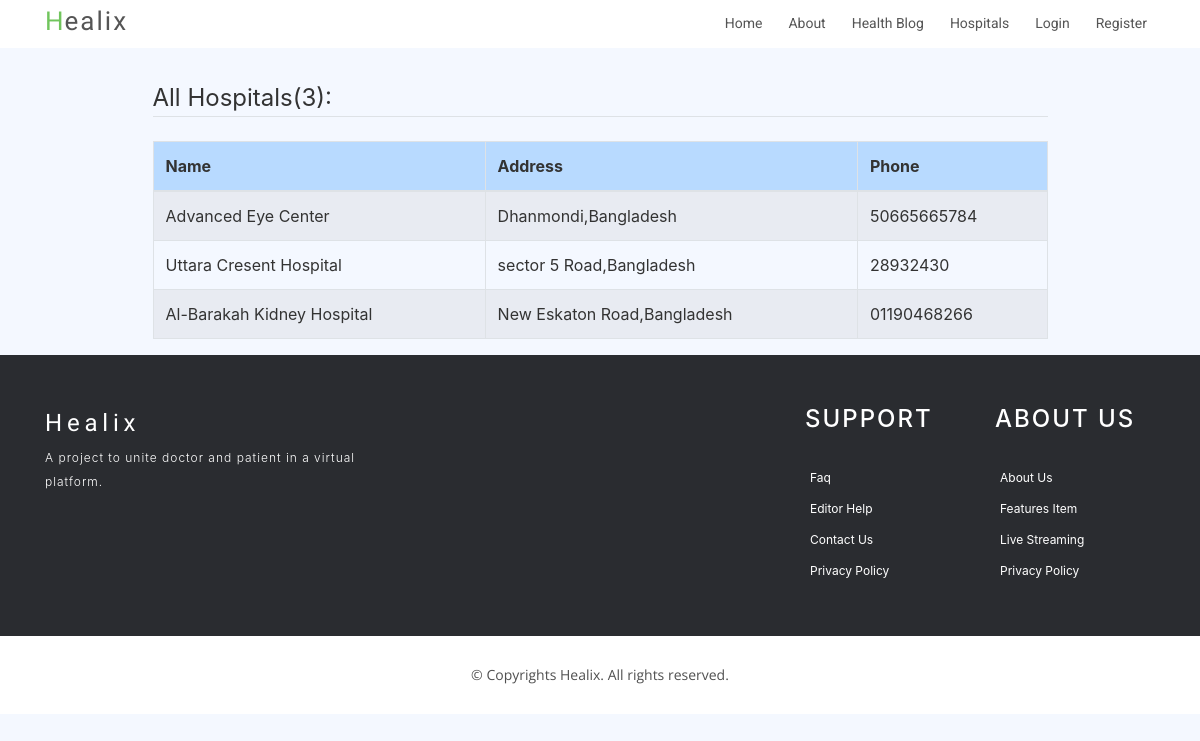
The app's page /hospitals/ with its own data.
### service/models.py (models this page shows, shortened)
class Hospital(models.Model):
    name = models.CharField(max_length=160)
    phone = models.CharField(max_length=20)
    location = models.OneToOneField(Location,on_delete=models.CASCADE,null = True)
    class Admin:
        list_display = (
            'name',
            'phone',
            'location'
        )

class Location(models.Model):
    city = models.CharField(max_length=50)
    zip = models.CharField(max_length=50)
    state = models.CharField(max_length=50)
    country = models.CharField(max_length=50)
    address = models.CharField(max_length=50)
    def __str__(self):
        return self.address
    class Admin:
        list_display = ('city', 'country')

### service/views.py (the view)
# urls.py: path('hospitals/', HospitalListView.as_view(),name='hospitals'),
class HospitalListView(ListView):
    model = Hospital
    context_object_name = 'hospitals'

### service/templates/service/hospital_list.html
{% extends "home/base.html" %}
{% load crispy_forms_tags %}
{% block content %}
<div class="container col-md-10">
  <legend class="border-bottom mb-4">All Hospitals({{hospitals.count }}): </legend>
  <table class="table table-hover table-bordered table-striped">
    <thead>
      <tr class="table-primary">
        <th>Name</th>
        <th>Address</th>
        <th>Phone</th>
      </tr>
    </thead>
    <tbody>
      {% for hospital in hospitals %}
      <tr>
        <td>{{hospital.name}}</td>
        <td>{{hospital.location}}</td>
        <td>{{ hospital.phone }}</td>
      </tr>
      {% endfor %}
    </tbody>
  </table>
</div>
{% endblock content %}

### home/static/home/main.css (style rules this page uses)
body { background-color:#f4f8ff; color: #333; margin-top: 5rem; }

### records on screen
Hospital: name "Advanced Eye Center", location "Dhanmondi,Bangladesh", phone "50665665784"
Hospital: name "Uttara Cresent Hospital", location "sector 5 Road,Bangladesh", phone "28932430"
Hospital: name "Al-Barakah Kidney Hospital", location "New Eskaton Road,Bangladesh", phone "01190468266"

### other values on screen
{{ hospitals.count }} "3"
